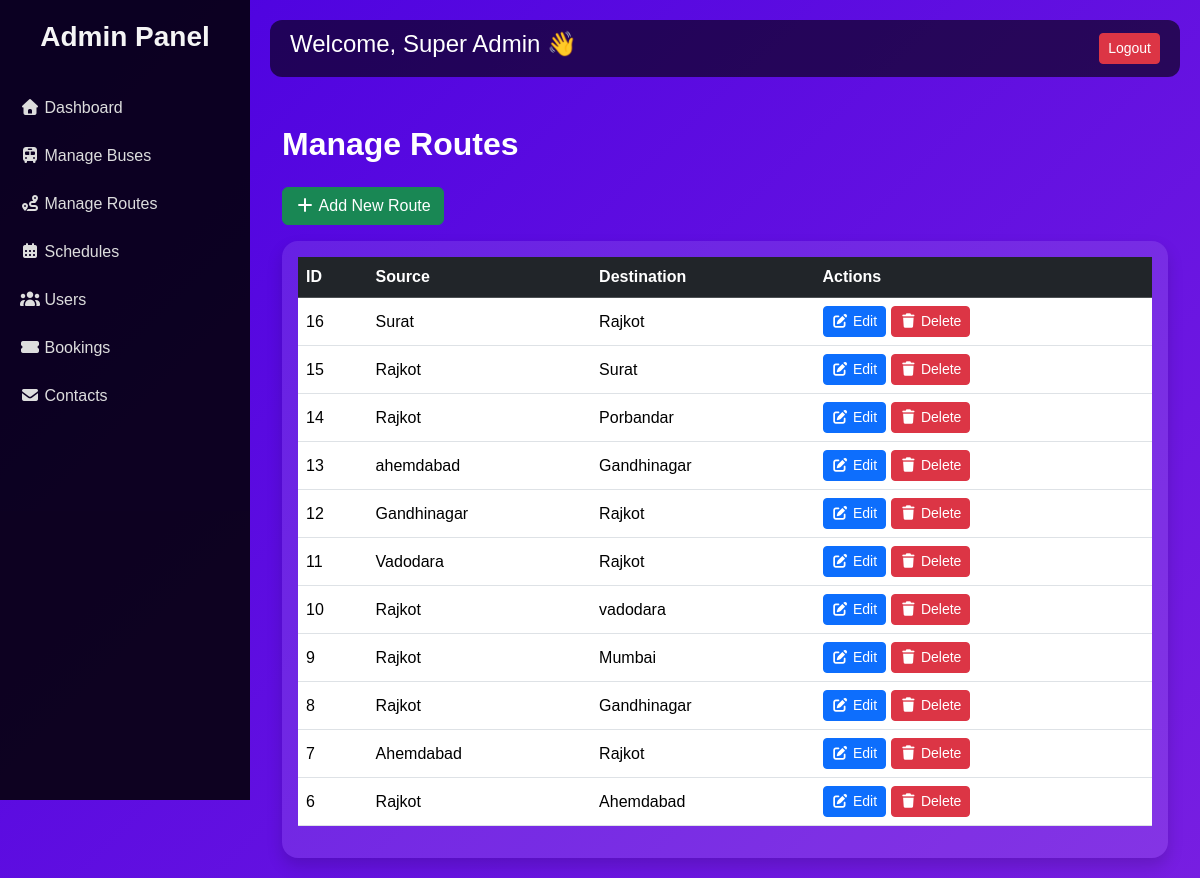
The app's page /manage_routes.php (signed in) with its own data.
### tables this page shows
CREATE TABLE `routes` (
  `route_id` int(11) NOT NULL,
  `source_city` varchar(100) NOT NULL,
  `destination_city` varchar(100) NOT NULL,
  `distance_km` int(11) DEFAULT NULL,
  `duration` time DEFAULT NULL
);

### manage_routes.php (the view, shortened to what this page needs)
<?php
include 'admin_header.php';
$result = $conn->query("SELECT * FROM routes ORDER BY route_id DESC");
?>
<div class="container mt-5">
  <h2 class="mb-4 fw-bold text-white">Manage Routes</h2>
  <button class="btn btn-success mb-3" data-bs-toggle="collapse" data-bs-target="#addRouteForm">
    <i class="fas fa-plus"></i> Add New Route
  </button>
  <div class="card shadow border-0 rounded-4">
    <div class="card-body">
      <table class="table table-hover align-middle text-white">
        <thead class="table-dark">
          <tr>
            <th>ID</th>
            <th>Source</th>
            <th>Destination</th>
            <th>Actions</th>
          </tr>
        </thead>
        <tbody>
        <?php while ($route = $result->fetch_assoc()): ?>
          <tr>
            <td><?= $route['route_id'] ?></td>
            <td><?= $route['source_city'] ?></td>
            <td><?= $route['destination_city'] ?></td>
            <td>
              <button class="btn btn-primary btn-sm"
                      onclick="openSlideIn(<?= $route['route_id'] ?>, '<?= htmlspecialchars($route['source_city']) ?>', '<?= htmlspecialchars($route['destination_city']) ?>')">
                <i class="fas fa-edit"></i> Edit
              </button>
              <a href="manage_routes.php?delete=<?= $route['route_id'] ?>"
                 class="btn btn-danger btn-sm"
                 onclick="return confirm('Are you sure you want to delete this route?');">
                <i class="fas fa-trash"></i> Delete
              </a>
            </td>
          </tr>
        <?php endwhile; ?>
        </tbody>
      </table>
    </div>
  </div>
</div>
<?php include 'admin_footer.php'; ?>

### admin_header.php (style rules this page uses)
body { font-family: 'Poppins', sans-serif; background: linear-gradient(135deg, #4a00e0, #8e2de2, #00c6ff); background-size: 300% 300%; animation: gradientBG 12s ease infinite; color: #fff; display: flex; }
.card { background: rgba(255,255,255,0.1); border: none; border-radius: 16px; color: #fff; transition: transform 0.3s; cursor: pointer; }

### records on screen
routes: route_id "16", source_city "Surat", destination_city "Rajkot"
routes: route_id "15", source_city "Rajkot", destination_city "Surat"
routes: route_id "14", source_city "Rajkot", destination_city "Porbandar"
routes: route_id "13", source_city "ahemdabad", destination_city "Gandhinagar"
routes: route_id "12", source_city "Gandhinagar", destination_city "Rajkot"
routes: route_id "11", source_city "Vadodara", destination_city "Rajkot"
routes: route_id "10", source_city "Rajkot", destination_city "vadodara"
routes: route_id "9", source_city "Rajkot", destination_city "Mumbai"
routes: route_id "8", source_city "Rajkot", destination_city "Gandhinagar"
routes: route_id "7", source_city "Ahemdabad", destination_city "Rajkot"
routes: route_id "6", source_city "Rajkot", destination_city "Ahemdabad"

### other values on screen
$_SESSION['admin_name'] "Super Admin"
